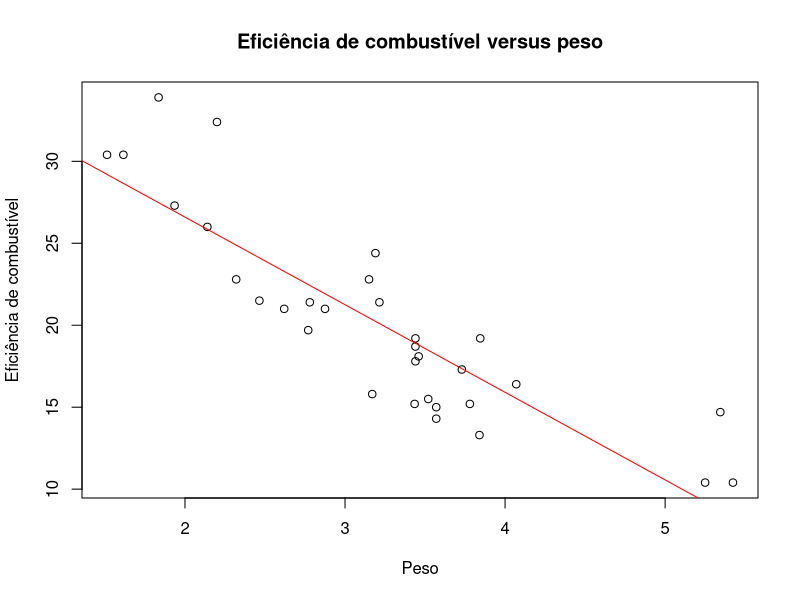
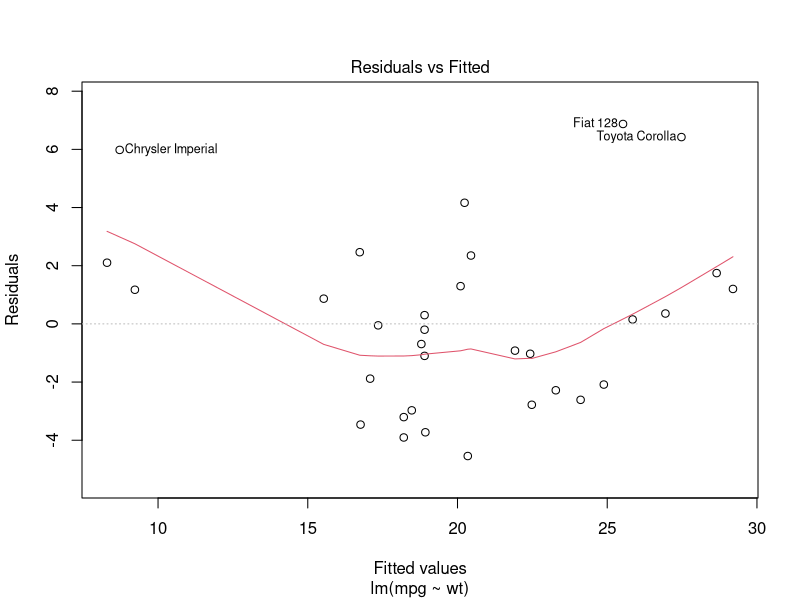

Source code (R) for these figures, in order:

# REGRESSÃO LINEAR 
#
# dados : conjunto de dados "mtcars" utilizado no exemplo, as informações são 
#         oriundas de testes realizados em veículos nos Estados Unidos na 
#         década de 1970, quando o sistema de medição de eficiência de combustível 
#         em uso nos EUA era baseado em milhas por galão.
#
# Autora: Schênia Taynna

# Carregando o conjunto de dados
data(mtcars)

# Ajustando o modelo de regressão
modelo <- lm(mpg ~ wt , data = mtcars)

# Imprimindo os resultados do modelo
summary(modelo)

# Criando um gráfico de dispersão do mpg versus wt
plot(mtcars$wt, mtcars$mpg, xlab = "Peso", 
     ylab = "Eficiência de combustível", 
     main = "Eficiência de combustível versus peso")
abline(modelo, col = "red")

# Criando um gráfico de resíduos do modelo
plot(modelo, which = 1)


